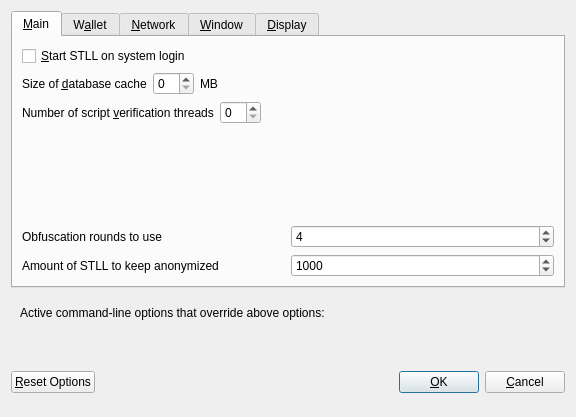
<?xml version="1.0" encoding="UTF-8"?>
<ui version="4.0">
 <class>OptionsDialog</class>
 <widget class="QDialog" name="OptionsDialog">
  <property name="geometry">
   <rect>
    <x>0</x>
    <y>0</y>
    <width>576</width>
    <height>417</height>
   </rect>
  </property>
  <property name="windowTitle">
   <string>Options</string>
  </property>
  <property name="modal">
   <bool>true</bool>
  </property>
  <layout class="QVBoxLayout" name="verticalLayout">
   <item>
    <widget class="QTabWidget" name="tabWidget">
     <property name="currentIndex">
      <number>0</number>
     </property>
     <widget class="QWidget" name="tabMain">
      <attribute name="title">
       <string>&amp;Main</string>
      </attribute>
      <layout class="QVBoxLayout" name="verticalLayout_Main">
       <item>
        <widget class="QCheckBox" name="bitcoinAtStartup">
         <property name="toolTip">
          <string>Automatically start STLL after logging in to the system.</string>
         </property>
         <property name="text">
          <string>&amp;Start STLL on system login</string>
         </property>
        </widget>
       </item>
       <item>
        <layout class="QHBoxLayout" name="horizontalLayout_2_Main">
         <item>
          <widget class="QLabel" name="databaseCacheLabel">
           <property name="text">
            <string>Size of &amp;database cache</string>
           </property>
           <property name="textFormat">
            <enum>Qt::PlainText</enum>
           </property>
           <property name="buddy">
            <cstring>databaseCache</cstring>
           </property>
          </widget>
         </item>
         <item>
          <widget class="QSpinBox" name="databaseCache"/>
         </item>
         <item>
          <widget class="QLabel" name="databaseCacheUnitLabel">
           <property name="text">
            <string>MB</string>
           </property>
           <property name="textFormat">
            <enum>Qt::PlainText</enum>
           </property>
          </widget>
         </item>
         <item>
          <spacer name="horizontalSpacer_2_Main">
           <property name="orientation">
            <enum>Qt::Horizontal</enum>
           </property>
           <property name="sizeHint" stdset="0">
            <size>
             <width>40</width>
             <height>20</height>
            </size>
           </property>
          </spacer>
         </item>
        </layout>
       </item>
       <item>
        <layout class="QHBoxLayout" name="horizontalLayout_3_Main">
         <item>
          <widget class="QLabel" name="threadsScriptVerifLabel">
           <property name="text">
            <string>Number of script &amp;verification threads</string>
           </property>
           <property name="textFormat">
            <enum>Qt::PlainText</enum>
           </property>
           <property name="buddy">
            <cstring>threadsScriptVerif</cstring>
           </property>
          </widget>
         </item>
         <item>
          <widget class="QSpinBox" name="threadsScriptVerif">
           <property name="toolTip">
            <string>(0 = auto, &lt;0 = leave that many cores free)</string>
           </property>
          </widget>
         </item>
         <item>
          <spacer name="horizontalSpacer_3_Main">
           <property name="orientation">
            <enum>Qt::Horizontal</enum>
           </property>
           <property name="sizeHint" stdset="0">
            <size>
             <width>40</width>
             <height>20</height>
            </size>
           </property>
          </spacer>
         </item>
        </layout>
       </item>
       <item>
        <spacer name="verticalSpacer_Main">
         <property name="orientation">
          <enum>Qt::Vertical</enum>
         </property>
         <property name="sizeHint" stdset="0">
          <size>
           <width>20</width>
           <height>40</height>
          </size>
         </property>
        </spacer>
       </item>
       <item>
        <layout class="QHBoxLayout" name="horizontalLayout_4_Main">
         <item>
          <widget class="QLabel" name="label">
           <property name="toolTip">
            <string>This setting determines the amount of individual masternodes that an input will be anonymized through.&lt;br/&gt;More rounds of anonymization gives a higher degree of privacy, but also costs more in fees.</string>
           </property>
           <property name="text">
            <string>Obfuscation rounds to use</string>
           </property>
          </widget>
         </item>
         <item>
          <widget class="QSpinBox" name="obfuscationRounds">
           <property name="minimum">
            <number>2</number>
           </property>
           <property name="maximum">
            <number>8</number>
           </property>
           <property name="value">
            <number>4</number>
           </property>
          </widget>
         </item>
        </layout>
       </item>
       <item>
        <layout class="QHBoxLayout" name="horizontalLayout">
         <item>
          <widget class="QLabel" name="label_2">
           <property name="toolTip">
            <string>This amount acts as a threshold to turn off Obfuscation once it's reached.</string>
           </property>
           <property name="statusTip">
            <string notr="true"/>
           </property>
           <property name="whatsThis">
            <string notr="true"/>
           </property>
           <property name="accessibleName">
            <string notr="true"/>
           </property>
           <property name="accessibleDescription">
            <string notr="true"/>
           </property>
           <property name="text">
            <string>Amount of STLL to keep anonymized</string>
           </property>
          </widget>
         </item>
         <item>
          <widget class="QSpinBox" name="anonymizePivx">
           <property name="minimum">
            <number>100</number>
           </property>
           <property name="maximum">
            <number>100000</number>
           </property>
           <property name="singleStep">
            <number>100</number>
           </property>
           <property name="value">
            <number>1000</number>
           </property>
          </widget>
         </item>
        </layout>
       </item>
      </layout>
     </widget>
     <widget class="QWidget" name="tabWallet">
      <attribute name="title">
       <string>W&amp;allet</string>
      </attribute>
      <layout class="QVBoxLayout" name="verticalLayout_Wallet">
       <item>
        <widget class="QGroupBox" name="groupBox">
         <property name="title">
          <string>Expert</string>
         </property>
         <layout class="QVBoxLayout" name="verticalLayout_2">
          <item>
           <widget class="QCheckBox" name="coinControlFeatures">
            <property name="toolTip">
             <string>Whether to show coin control features or not.</string>
            </property>
            <property name="text">
             <string>Enable coin &amp;control features</string>
            </property>
           </widget>
          </item>
          <item>
           <widget class="QCheckBox" name="showMasternodesTab">
            <property name="toolTip">
             <string>Show additional tab listing all your masternodes in first sub-tab&lt;br/&gt;and all masternodes on the network in second sub-tab.</string>
            </property>
            <property name="text">
             <string>Show Masternodes Tab</string>
            </property>
           </widget>
          </item>
          <item>
           <widget class="QCheckBox" name="spendZeroConfChange">
            <property name="toolTip">
             <string>If you disable the spending of unconfirmed change, the change from a transaction&lt;br/&gt;cannot be used until that transaction has at least one confirmation.&lt;br/&gt;This also affects how your balance is computed.</string>
            </property>
            <property name="text">
             <string>&amp;Spend unconfirmed change</string>
            </property>
           </widget>
          </item>
         </layout>
        </widget>
       </item>
       <item>
        <spacer name="verticalSpacer_Wallet">
         <property name="orientation">
          <enum>Qt::Vertical</enum>
         </property>
         <property name="sizeHint" stdset="0">
          <size>
           <width>20</width>
           <height>40</height>
          </size>
         </property>
        </spacer>
       </item>
      </layout>
     </widget>
     <widget class="QWidget" name="tabNetwork">
      <attribute name="title">
       <string>&amp;Network</string>
      </attribute>
      <layout class="QVBoxLayout" name="verticalLayout_Network">
       <item>
        <widget class="QCheckBox" name="mapPortUpnp">
         <property name="toolTip">
          <string>Automatically open the STLL client port on the router. This only works when your router supports UPnP and it is enabled.</string>
         </property>
         <property name="text">
          <string>Map port using &amp;UPnP</string>
         </property>
        </widget>
       </item>
       <item>
        <widget class="QCheckBox" name="allowIncoming">
         <property name="toolTip">
          <string>Accept connections from outside</string>
         </property>
         <property name="text">
          <string>Allow incoming connections</string>
         </property>
        </widget>
       </item>
       <item>
        <widget class="QCheckBox" name="connectSocks">
         <property name="toolTip">
          <string>Connect to the STLL network through a SOCKS5 proxy.</string>
         </property>
         <property name="text">
          <string>&amp;Connect through SOCKS5 proxy (default proxy):</string>
         </property>
        </widget>
       </item>
       <item>
        <layout class="QHBoxLayout" name="horizontalLayout_1_Network">
         <item>
          <widget class="QLabel" name="proxyIpLabel">
           <property name="text">
            <string>Proxy &amp;IP:</string>
           </property>
           <property name="textFormat">
            <enum>Qt::PlainText</enum>
           </property>
           <property name="buddy">
            <cstring>proxyIp</cstring>
           </property>
          </widget>
         </item>
         <item>
          <widget class="QValidatedLineEdit" name="proxyIp">
           <property name="minimumSize">
            <size>
             <width>140</width>
             <height>0</height>
            </size>
           </property>
           <property name="maximumSize">
            <size>
             <width>140</width>
             <height>16777215</height>
            </size>
           </property>
           <property name="toolTip">
            <string>IP address of the proxy (e.g. IPv4: 127.0.0.1 / IPv6: ::1)</string>
           </property>
          </widget>
         </item>
         <item>
          <widget class="QLabel" name="proxyPortLabel">
           <property name="text">
            <string>&amp;Port:</string>
           </property>
           <property name="textFormat">
            <enum>Qt::PlainText</enum>
           </property>
           <property name="buddy">
            <cstring>proxyPort</cstring>
           </property>
          </widget>
         </item>
         <item>
          <widget class="QLineEdit" name="proxyPort">
           <property name="minimumSize">
            <size>
             <width>55</width>
             <height>0</height>
            </size>
           </property>
           <property name="maximumSize">
            <size>
             <width>55</width>
             <height>16777215</height>
            </size>
           </property>
           <property name="toolTip">
            <string>Port of the proxy (e.g. 9050)</string>
           </property>
          </widget>
         </item>
         <item>
          <spacer name="horizontalSpacer_1_Network">
           <property name="orientation">
            <enum>Qt::Horizontal</enum>
           </property>
           <property name="sizeHint" stdset="0">
            <size>
             <width>40</width>
             <height>20</height>
            </size>
           </property>
          </spacer>
         </item>
        </layout>
       </item>
       <item>
        <spacer name="verticalSpacer_Network">
         <property name="orientation">
          <enum>Qt::Vertical</enum>
         </property>
         <property name="sizeHint" stdset="0">
          <size>
           <width>20</width>
           <height>40</height>
          </size>
         </property>
        </spacer>
       </item>
      </layout>
     </widget>
     <widget class="QWidget" name="tabWindow">
      <attribute name="title">
       <string>&amp;Window</string>
      </attribute>
      <layout class="QVBoxLayout" name="verticalLayout_Window">
       <item>
        <widget class="QCheckBox" name="minimizeToTray">
         <property name="toolTip">
          <string>Show only a tray icon after minimizing the window.</string>
         </property>
         <property name="text">
          <string>&amp;Minimize to the tray instead of the taskbar</string>
         </property>
        </widget>
       </item>
       <item>
        <widget class="QCheckBox" name="minimizeOnClose">
         <property name="toolTip">
          <string>Minimize instead of exit the application when the window is closed. When this option is enabled, the application will be closed only after selecting Quit in the menu.</string>
         </property>
         <property name="text">
          <string>M&amp;inimize on close</string>
         </property>
        </widget>
       </item>
       <item>
        <spacer name="verticalSpacer_Window">
         <property name="orientation">
          <enum>Qt::Vertical</enum>
         </property>
         <property name="sizeHint" stdset="0">
          <size>
           <width>20</width>
           <height>40</height>
          </size>
         </property>
        </spacer>
       </item>
      </layout>
     </widget>
     <widget class="QWidget" name="tabDisplay">
      <attribute name="title">
       <string>&amp;Display</string>
      </attribute>
      <layout class="QVBoxLayout" name="verticalLayout_Display">
       <item>
        <layout class="QHBoxLayout" name="horizontalLayout_1_Display">
         <item>
          <widget class="QLabel" name="langLabel">
           <property name="text">
            <string>User Interface &amp;language:</string>
           </property>
           <property name="textFormat">
            <enum>Qt::PlainText</enum>
           </property>
           <property name="buddy">
            <cstring>lang</cstring>
           </property>
          </widget>
         </item>
         <item>
          <widget class="QValueComboBox" name="lang">
           <property name="toolTip">
            <string>The user interface language can be set here. This setting will take effect after restarting STLL.</string>
           </property>
          </widget>
         </item>
        </layout>
       </item>
       <item>
        <widget class="QLabel" name="label_3">
         <property name="toolTip">
          <string notr="true"/>
         </property>
         <property name="statusTip">
          <string notr="true"/>
         </property>
         <property name="whatsThis">
          <string notr="true"/>
         </property>
         <property name="accessibleName">
          <string notr="true"/>
         </property>
         <property name="text">
          <string>Language missing or translation incomplete? Help contributing translations here:
https://www.transifex.com/stll-project/stll-project-translations</string>
         </property>
         <property name="wordWrap">
          <bool>true</bool>
         </property>
         <property name="openExternalLinks">
          <bool>true</bool>
         </property>
         <property name="textInteractionFlags">
          <set>Qt::TextBrowserInteraction</set>
         </property>
        </widget>
       </item>
       <item>
        <layout class="QHBoxLayout" name="horizontalLayout_4_Display" stretch="0,0">
         <item>
          <widget class="QLabel" name="themeLabel">
           <property name="text">
            <string>User Interface Theme:</string>
           </property>
          </widget>
         </item>
         <item>
          <widget class="QValueComboBox" name="theme"/>
         </item>
        </layout>
       </item>
       <item>
        <widget class="Line" name="line">
         <property name="orientation">
          <enum>Qt::Horizontal</enum>
         </property>
        </widget>
       </item>
       <item>
        <layout class="QHBoxLayout" name="horizontalLayout_2_Display">
         <item>
          <widget class="QLabel" name="unitLabel">
           <property name="text">
            <string>&amp;Unit to show amounts in:</string>
           </property>
           <property name="textFormat">
            <enum>Qt::PlainText</enum>
           </property>
           <property name="buddy">
            <cstring>unit</cstring>
           </property>
          </widget>
         </item>
         <item>
          <widget class="QValueComboBox" name="unit">
           <property name="toolTip">
            <string>Choose the default subdivision unit to show in the interface and when sending coins.</string>
           </property>
          </widget>
         </item>
        </layout>
       </item>
       <item>
        <layout class="QHBoxLayout" name="horizontalLayout_5_Display">
         <item>
          <widget class="QLabel" name="digitsLabel">
           <property name="text">
            <string>Decimal digits</string>
           </property>
          </widget>
         </item>
         <item>
          <widget class="QValueComboBox" name="digits"/>
         </item>
        </layout>
       </item>
       <item>
        <layout class="QHBoxLayout" name="horizontalLayout_3_Display">
         <item>
          <widget class="QLabel" name="thirdPartyTxUrlsLabel">
           <property name="toolTip">
            <string>Third party URLs (e.g. a block explorer) that appear in the transactions tab as context menu items. %s in the URL is replaced by transaction hash. Multiple URLs are separated by vertical bar |.</string>
           </property>
           <property name="text">
            <string>Third party transaction URLs</string>
           </property>
           <property name="buddy">
            <cstring>thirdPartyTxUrls</cstring>
           </property>
          </widget>
         </item>
         <item>
          <widget class="QLineEdit" name="thirdPartyTxUrls">
           <property name="toolTip">
            <string>Third party URLs (e.g. a block explorer) that appear in the transactions tab as context menu items. %s in the URL is replaced by transaction hash. Multiple URLs are separated by vertical bar |.</string>
           </property>
          </widget>
         </item>
        </layout>
       </item>
       <item>
        <spacer name="verticalSpacer">
         <property name="orientation">
          <enum>Qt::Vertical</enum>
         </property>
         <property name="sizeHint" stdset="0">
          <size>
           <width>20</width>
           <height>40</height>
          </size>
         </property>
        </spacer>
       </item>
      </layout>
     </widget>
    </widget>
   </item>
   <item>
    <widget class="QFrame" name="frame">
     <layout class="QVBoxLayout" name="verticalLayout_Bottom">
      <item>
       <layout class="QHBoxLayout" name="horizontalLayout_Bottom">
        <item>
         <widget class="QLabel" name="overriddenByCommandLineInfoLabel">
          <property name="text">
           <string>Active command-line options that override above options:</string>
          </property>
          <property name="textFormat">
           <enum>Qt::PlainText</enum>
          </property>
         </widget>
        </item>
        <item>
         <spacer name="horizontalSpacer_Bottom">
          <property name="orientation">
           <enum>Qt::Horizontal</enum>
          </property>
          <property name="sizeHint" stdset="0">
           <size>
            <width>40</width>
            <height>20</height>
           </size>
          </property>
         </spacer>
        </item>
       </layout>
      </item>
      <item>
       <widget class="QLabel" name="overriddenByCommandLineLabel">
        <property name="text">
         <string/>
        </property>
        <property name="textFormat">
         <enum>Qt::PlainText</enum>
        </property>
        <property name="wordWrap">
         <bool>true</bool>
        </property>
       </widget>
      </item>
     </layout>
    </widget>
   </item>
   <item>
    <layout class="QHBoxLayout" name="horizontalLayout_Buttons">
     <item>
      <widget class="QPushButton" name="resetButton">
       <property name="toolTip">
        <string>Reset all client options to default.</string>
       </property>
       <property name="text">
        <string>&amp;Reset Options</string>
       </property>
       <property name="autoDefault">
        <bool>false</bool>
       </property>
      </widget>
     </item>
     <item>
      <spacer name="horizontalSpacer_1">
       <property name="orientation">
        <enum>Qt::Horizontal</enum>
       </property>
       <property name="sizeHint" stdset="0">
        <size>
         <width>40</width>
         <height>48</height>
        </size>
       </property>
      </spacer>
     </item>
     <item>
      <widget class="QLabel" name="statusLabel">
       <property name="minimumSize">
        <size>
         <width>200</width>
         <height>0</height>
        </size>
       </property>
       <property name="font">
        <font>
         <weight>75</weight>
         <bold>true</bold>
        </font>
       </property>
       <property name="text">
        <string/>
       </property>
       <property name="textFormat">
        <enum>Qt::PlainText</enum>
       </property>
       <property name="wordWrap">
        <bool>true</bool>
       </property>
      </widget>
     </item>
     <item>
      <spacer name="horizontalSpacer_2">
       <property name="orientation">
        <enum>Qt::Horizontal</enum>
       </property>
       <property name="sizeHint" stdset="0">
        <size>
         <width>40</width>
         <height>48</height>
        </size>
       </property>
      </spacer>
     </item>
     <item>
      <widget class="QPushButton" name="okButton">
       <property name="text">
        <string>&amp;OK</string>
       </property>
       <property name="autoDefault">
        <bool>false</bool>
       </property>
       <property name="default">
        <bool>true</bool>
       </property>
      </widget>
     </item>
     <item>
      <widget class="QPushButton" name="cancelButton">
       <property name="text">
        <string>&amp;Cancel</string>
       </property>
       <property name="autoDefault">
        <bool>false</bool>
       </property>
      </widget>
     </item>
    </layout>
   </item>
  </layout>
 </widget>
 <customwidgets>
  <customwidget>
   <class>QValidatedLineEdit</class>
   <extends>QLineEdit</extends>
   <header>qvalidatedlineedit.h</header>
  </customwidget>
  <customwidget>
   <class>QValueComboBox</class>
   <extends>QComboBox</extends>
   <header>qvaluecombobox.h</header>
  </customwidget>
 </customwidgets>
 <resources/>
 <connections/>
</ui>
